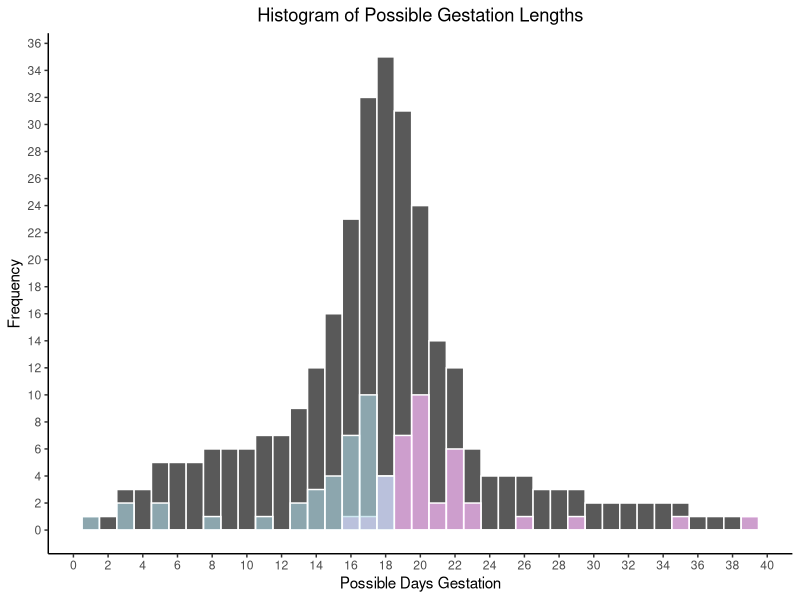

The R script that drew this image: (Note: this script raises an error after producing the figure.)
##############################################################################
# This R script generates panels for Figures S2A - S2F from Brem et al. 2021.
# It uses ggplot and simulates the data underlying the histograms when needed.
# The figures are saved in PDF format.
#
# Input files are included in the current directory:
#	gest_length_bounds.txt
#	litter-size.txt
#	litter-size_all-M-or-F.txt
#
# This script will take a long time to run (~26 min on a laptop) because generating
# and saving the histograms of 10 million simulated litters is resource intensive.
# If you get this - "Error: vector memory exhausted (limit reached?)"
# add "R_MAX_VSIZE=100Gb" to first line of .Renviron and restart R.
# 
#
##############################################################################

library(ggplot2)
library(scales) # need scales to get commas in axis labels


### FIGURE S2A - Histogram of possible gestation lengths

print("Working on S2A...")

# load data into R; this is the possible bounds of gestation lengths
gest_max_min <- read.table("gest_length_bounds.txt", header=TRUE)

# make data frame, note this is too wide, but non-issue for what I want to do
x <- data.frame(matrix(ncol = 39, nrow = 37))

# fill in numbers of possible days for each range, pad with NA's at end
for (i in 1:nrow(gest_max_min)) {x[i,] <- c(seq(gest_max_min$Min[i],gest_max_min$Max[i]),rep(NA,39-length(seq(gest_max_min$Min[i],gest_max_min$Max[i]))))}

# make list from data frame for use as histogram input, use "na.omit" to get rid of NAs 
S2A_data <- na.omit(as.data.frame(unlist(x)))

# rename column
colnames(S2A_data) <- "days"

## make figure using ggplot and save to disk

# I am using plum1 & lightblue colors to better show overlap
# of the possible min and max bounds of the gestation lengths
# (note ticks by twos seems like best looking option)

figS2A_revised <- ggplot() + geom_histogram(data=S2A_data, aes(x = days), binwidth=1, color = "white") + theme_classic() + labs(title = "Histogram of Possible Gestation Lengths", x = "Possible Days Gestation", y = "Frequency") + theme(plot.title = element_text(hjust = 0.5)) + scale_x_continuous(breaks = c(seq(from = 0, to = 40, by = 2))) + geom_histogram(data=gest_max_min, aes(x = Max), binwidth=1, fill = alpha("plum1", 0.7), color = "white") + geom_histogram(data=gest_max_min, aes(x = Min), binwidth=1, fill = alpha("lightblue", 0.6), color = "white") + scale_y_continuous(breaks=c(seq(0,40,2)))

ggsave(plot = figS2A_revised, width = 6, height = 5, dpi = 1200, filename = "Fig_S2A_revised.pdf")



### FIGURE S2B-F - Simulated Data Histograms and Histogram of Sizes of Single-Sex Litters


## FIGURE S2B:

print("Working on S2B...")

# read in litter sizes
litter_size <- as.data.frame(read.table("litter-size.txt"))

# simulate 10 million sets of 32 litters with my litter size distribution, ratio = 0.5
size <- as.vector(litter_size$V1)  # make vector of litter_sizes
matrix_out <-matrix(ncol=10000000,nrow=32)
for (i in 1:32) {matrix_out[i,] <- rbinom(10000000,size[i],0.5)}  # takes about 19 seconds on my laptop

# now need to divide by litter size to get fraction male
matrix_out_fraction <- matrix_out / size  

# max(matrix_out_fraction)   #manual check to make sure max equals 1

# use "matrix_out_fraction" -- this simulated data set underlies the histograms of fraction male in Fig S2
# convert to single column in data frame for use in ggplot histogram,  c() will convert matrix to vector, this was fast
sim_frac_male_0.5 <- as.data.frame(c(matrix_out_fraction))

# manual check of structure - looks good
# str(sim_frac_male_0.5)

# rename column in data frame
colnames(sim_frac_male_0.5) <- "fracmale0.5"

# plot with smaller binwidth and more tick marks on the x axis, save 
figS2B <- ggplot() + geom_histogram(data=sim_frac_male_0.5, aes(x = fracmale0.5), binwidth=0.05, color = "white") + theme_classic() + labs(title = "Histogram of 10 Million Simulated Sets of 32 Litters\np=0.5 of Male", x = "Fraction Male, n = 10M * 32 Litters", y = "Frequency") + theme(plot.title = element_text(hjust = 0.5)) + scale_x_continuous(breaks = c(0, 0.1, 0.2, 0.3, 0.4, 0.5, 0.6, 0.7, 0.8, 0.9, 1))

ggsave(plot = figS2B, width = 6, height = 5, dpi = 1200, filename = "Fig_S2B_revised.pdf") # takes about 370 seconds on my laptop



## Figure S2C, using observed (0.6615385 sex ratio)

print("Working on S2C...")

# repeat simulation of 10 million sets of 32 litters using observed ratio
matrix_out_066 <-matrix(ncol=10000000,nrow=32)
for (i in 1:32) {matrix_out_066[i,] <- rbinom(10000000,size[i],0.6615385)} # takes about 19 seconds on my laptop

# now need to divide by litter size to get fraction male
matrix_out_066_fraction <- matrix_out_066 / size  

#max(matrix_out_066_fraction) # manual check

# convert to single column in data frame for use in ggplot histogram,  c() will convert matrix to vector
sim_frac_male_0.66 <- as.data.frame(c(matrix_out_066_fraction))

# manually check structure - looks good
#str(sim_frac_male_0.66)

# rename column in data frame
colnames(sim_frac_male_0.66) <- "fracmale0.66"

# plot figure, saving will be resource intensive and take a few minutes
figS2C <- ggplot() + geom_histogram(data=sim_frac_male_0.66, aes(x = fracmale0.66), binwidth=0.05, color = "white") + theme_classic() + labs(title = "Histogram of 10 Million Simulated Sets of 32 Litters\np=0.6615 of Male", x = "Fraction Male, n = 10M * 32 Litters", y = "Frequency") + theme(plot.title = element_text(hjust = 0.5)) + scale_x_continuous(breaks = c(0, 0.1, 0.2, 0.3, 0.4, 0.5, 0.6, 0.7, 0.8, 0.9, 1))

ggsave(plot = figS2C, width = 6, height = 5, dpi = 1200, filename = "Fig_S2C_revised.pdf")  # takes about 370 seconds on my laptop



## FIGURE S2D-E:

print("Working on S2D-E...")

# We want to count across 32 rows to get number of 0 and 1 fraction male
# In other words, we'll count down the 10 M columns to see how many times
# we got all male or all female litters in each simulated set of 32 litters

# do this here for sex ratio = 0.5

test_sim_10M_05_count_zero <- colSums(matrix_out_fraction == "0")  # counting takes about 205 seconds on my laptop
test_sim_10M_05_count_one <- colSums(matrix_out_fraction == "1")  # counting takes about 193 seconds on my laptop
dist_05 <- as.data.frame(test_sim_10M_05_count_zero + test_sim_10M_05_count_one)
colnames(dist_05) <- "x"

# mean(dist_05)  # manual check that this is what is expected

# and again for sex ratio = 0.66...
test_sim_10M_066_count_zero <- colSums(matrix_out_066_fraction == "0")  # counting takes about 218 seconds on my laptop
test_sim_10M_066_count_one <- colSums(matrix_out_066_fraction == "1")  # counting takes about 210 seconds on my laptop
dist_066 <- as.data.frame(test_sim_10M_066_count_zero + test_sim_10M_066_count_one)
colnames(dist_066) <- "x"

# mean(dist_066) # manual check that this is what is expected

# make data frame for placing marker on plots at 19 litters:
x <- 19
y <- 0
dot_at_19 <- data.frame(x,y)

# want commas in axis labels, so use "label=comma" in scale commands below
# set same axes limits on these two panels to make them comparable

figS2D <- ggplot() + geom_histogram(data=dist_05, aes(x = x), binwidth=1, color = "white") + theme_classic() + labs(title = "Number of Single-Sex Litters per 32 Simulated Litters at p=0.5 for Males\nDistribution from 10 Million Simulated Sets of 32 Litters", x = "Number of Single-Sex Litters", y = "Frequency") + theme(plot.title = element_text(hjust = 0.5)) + scale_x_continuous(breaks = c(0:22), limits = c(0,22)) + scale_y_continuous(label=comma, limits = c(0, 2500000)) + geom_point(dot_at_19, mapping = aes(x = x, y = y), color = "red", size = 5)

ggsave(plot = figS2D, width = 8, height = 5, dpi = 1200, filename = "Fig_S2D_revised.pdf")

figS2E <- ggplot() + geom_histogram(data=dist_066, aes(x = x), binwidth=1, color = "white") + theme_classic() + labs(title = "Number of Single-Sex Litters per 32 Simulated Litters at p=0.6615 for Males\nDistribution from 10 Million Simulated Sets of 32 Litters", x = "Number of Single-Sex Litters", y = "Frequency") + theme(plot.title = element_text(hjust = 0.5)) + scale_x_continuous(breaks = c(0:22), limits = c(0,22)) + scale_y_continuous(label=comma, limits = c(0, 2500000)) + geom_point(dot_at_19, mapping = aes(x = x, y = y), color = "red", size = 5)

ggsave(plot = figS2E, width = 8, height = 5, dpi = 1200, filename = "Fig_S2E_revised.pdf")



## FIGURE S2F: plot histogram of actual data 

print("Working on S2F...")

# read into R to plot histogram and get 
litter_size_all_M_or_F <- as.vector(read.table("litter-size_all-M-or-F.txt"))

figS2F <- ggplot() + geom_histogram(data=litter_size_all_M_or_F, aes(x = V1), binwidth=1, color = "white") + theme_classic() + labs(title = "Histogram: Size of Single-Sex Litters", x = "Number of Weaned Pups per Litter, n = 19 Litters", y = "Frequency") + theme(plot.title = element_text(hjust = 0.5)) + scale_x_continuous(breaks = c(0:7), limits = c(0,7)) + scale_y_continuous(breaks = c(0:7))

# save plot
ggsave(plot = figS2F, width = 6, height = 5, dpi = 1200, filename = "Fig_S2F_revised.pdf")